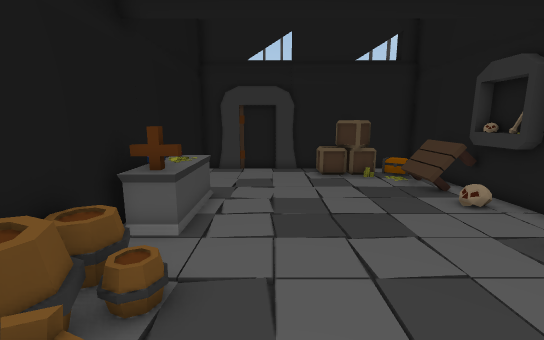
view 1 (above)

16 first-person views from a walk through a scene from a Unity 3-D project. The camera is 1.4 m above the floor, tilts 10° down and sees 90° across. The floor is counted in squares, 0.5 m on a side. Each view is taken from the middle of a square. On the plan, view 1 faces up. The plan holds only what a view shows up to about 19 squares ahead; the rest is blank. The place goes on beyond the plan. The player is left out. Some animated figures are left out.

view 2
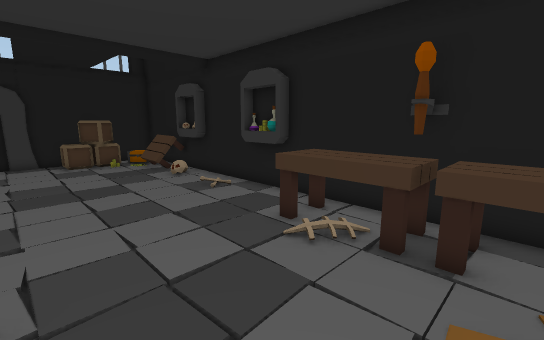

view 3
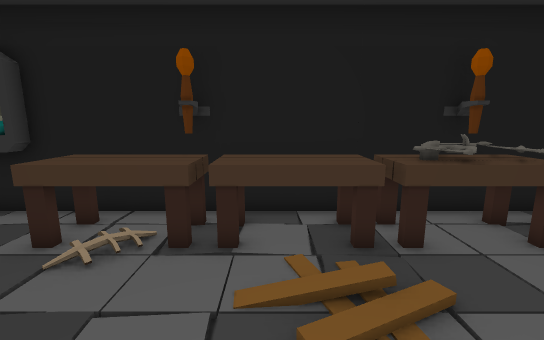

view 4
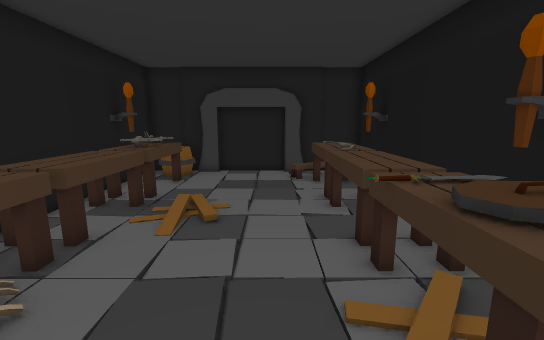

view 5
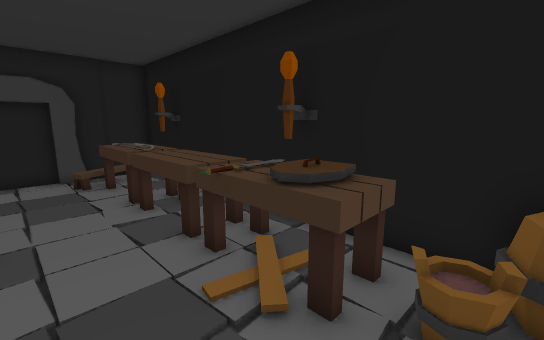

view 6
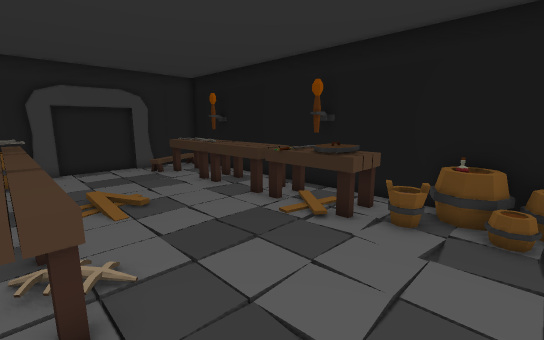

view 7
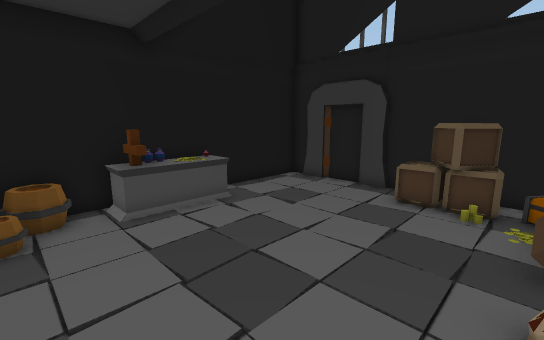

view 8
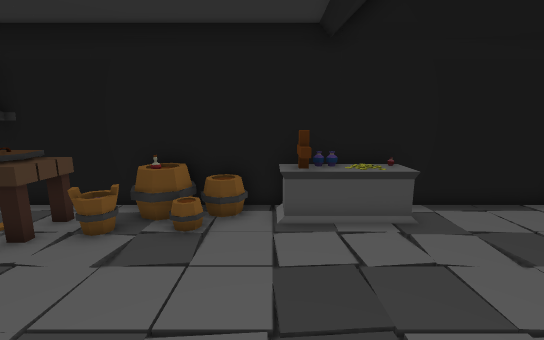

view 9
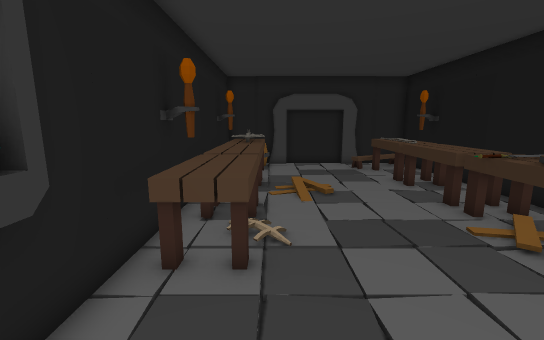

view 10
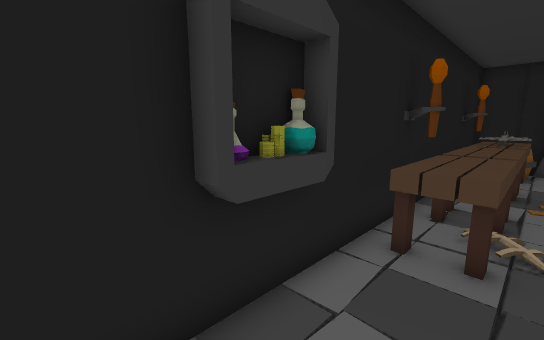

view 11
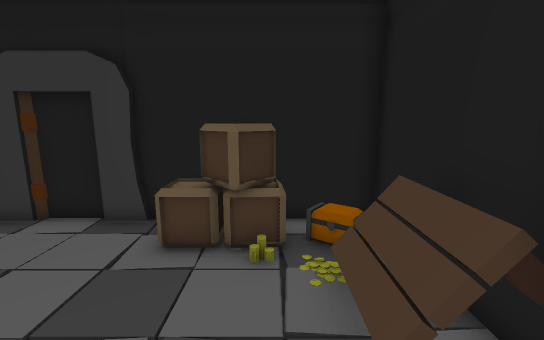

view 12
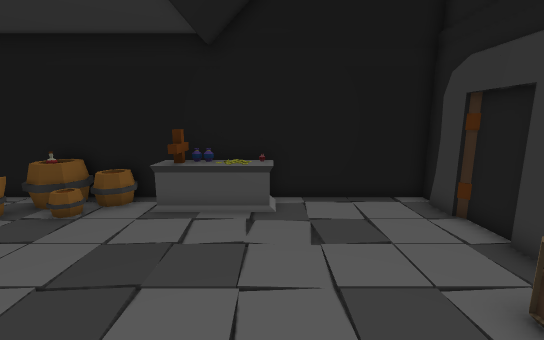

view 13
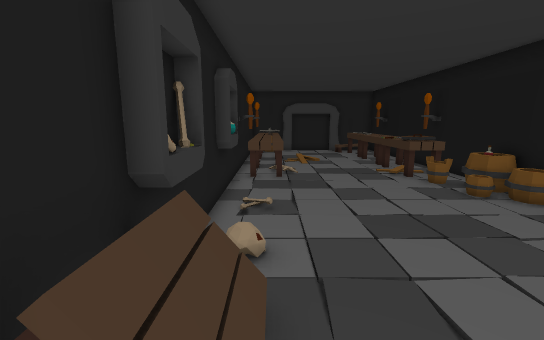

view 14
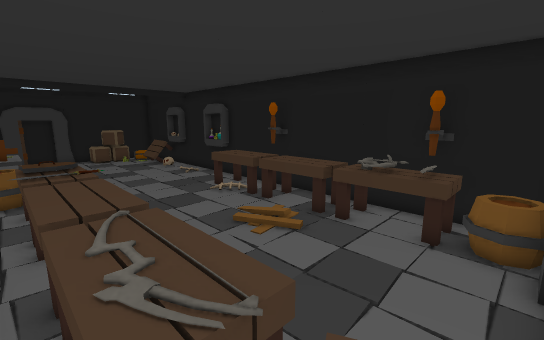

view 15
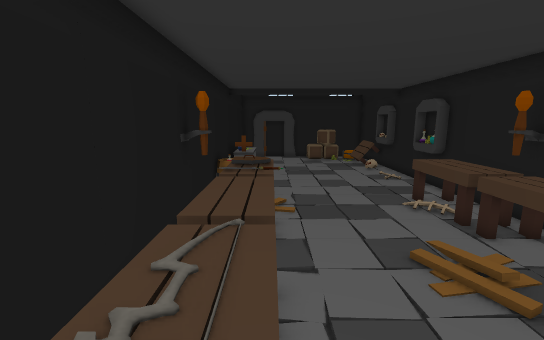

view 16
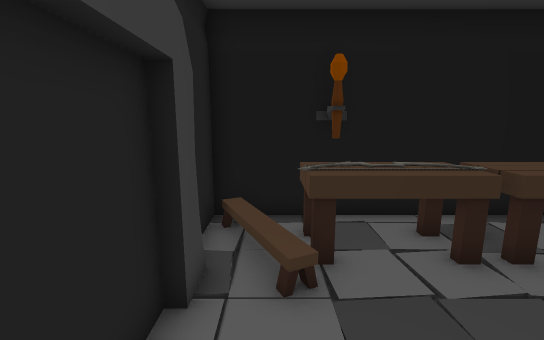

### Floor plan
Key: @ floor where view 1 was taken; # wall or solid block; . floor; / step, stairs or slope; = window, fence, low wall or low ledge; C crate; T table; F coffin; B barrel; R torch; S shield; W sword; O other object.
Columns run from 4 left of view 1 to 8 right of it. Each row starts with its distance up from view 1.
 16  ############
 15 ###.. =CCC..#
 14 #.....CCCC.O#
 13 #..........T#
 12 #..........T#
 11 #..........T#
 10 #OF........T#
  9 #FF........ #
  8 #OF........##
  7 #OF.........#
  6 #F..........#
  5 #B......... #
  4 # O........##
  3 #BB........##
  2 #OO........##
  1 #.O.........#
  0 #TST@....TTT#
 -1 #SSS.....TTT#
 -2 #WSW.....TTT#
 -3 RRWW.....TTRR
 -4 #TTT.....TTT#
 -5 #TTT.....TTT#
 -6 #TTT...//TTT#
 -7 #TTT..../TTT#
 -8 #TTT.....TTT#
 -9 #TTT.....TTT#
-10 RRTT.....TTRR
-11 #TTT/....TT##
-12 #.///.....###
-13 #//./...#####
-14 #############

Positions as (right, up) in squares from view 1, and headings:
1: (0, 0), facing up
2: (0, -5), facing up-right
3: (0, -5), facing right
4: (1, 2), facing down
5: (2, 2), facing down-left
6: (6, 4), facing down-left
7: (6, 4), facing up-left
8: (5, 6), facing left
9: (5, 5), facing down
10: (5, 6), facing down-right
11: (5, 8), facing up
12: (6, 10), facing left
13: (6, 14), facing down
14: (-3, -13), facing up-right
15: (-1, -12), facing up
16: (4, -12), facing left
